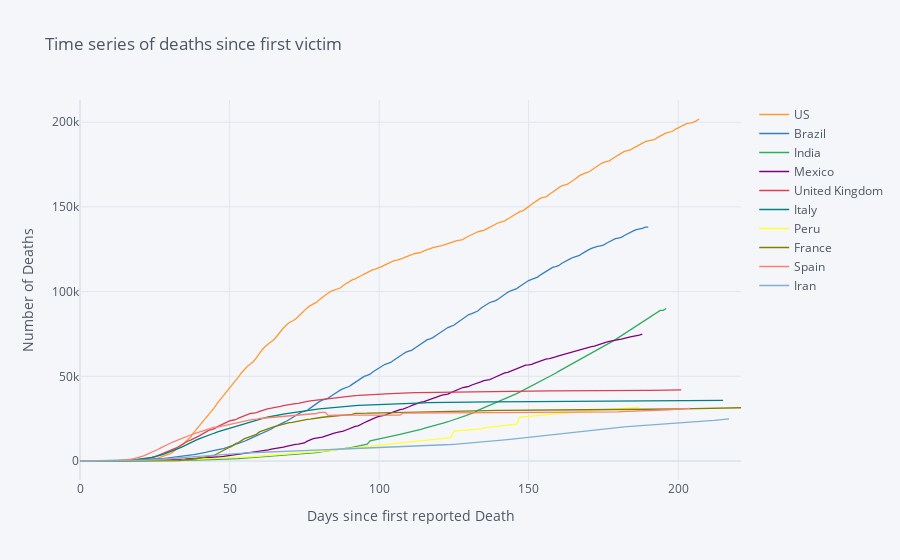

Source (notebook cell):
### Code cell
death_df = death_df.transpose()

df1 = death_df.iloc[:,0].to_frame()
df1 = df1[df1.iloc[:,0] !=0].reset_index(drop=True)

for i in range(1,death_df.shape[1]):
    df = death_df.iloc[:,i].to_frame()
    df = df[df.iloc[:,0] !=0].reset_index(drop=True)
    df1 = pd.concat([df1, df], join='outer', axis=1)

    
df1.iplot(title = 'Time series of deaths since first victim', xTitle = 'Days since first reported Death', yTitle = 'Number of Deaths')

### Figure 1 — Plotly figure (JSON) as saved in the notebook; plotly's stock layout.template omitted (floating-point values rounded to 4 significant figures; data arrays with more than 128 entries replaced by an {"elided": "..."} marker saying what was removed)
{"data": [{"line": {"color": "rgba(255, 153, 51, 1.0)", "dash": "solid", "shape": "linear", "width": 1.3}, "mode": "lines", "name": "US", "text": "", "type": "scatter", "x": {"elided": "222 int values"}, "y": {"elided": "222 mixed values"}}, {"line": {"color": "rgba(55, 128, 191, 1.0)", "dash": "solid", "shape": "linear", "width": 1.3}, "mode": "lines", "name": "Brazil", "text": "", "type": "scatter", "x": {"elided": "222 int values"}, "y": {"elided": "222 mixed values"}}, {"line": {"color": "rgba(50, 171, 96, 1.0)", "dash": "solid", "shape": "linear", "width": 1.3}, "mode": "lines", "name": "India", "text": "", "type": "scatter", "x": {"elided": "222 int values"}, "y": {"elided": "222 mixed values"}}, {"line": {"color": "rgba(128, 0, 128, 1.0)", "dash": "solid", "shape": "linear", "width": 1.3}, "mode": "lines", "name": "Mexico", "text": "", "type": "scatter", "x": {"elided": "222 int values"}, "y": {"elided": "222 mixed values"}}, {"line": {"color": "rgba(219, 64, 82, 1.0)", "dash": "solid", "shape": "linear", "width": 1.3}, "mode": "lines", "name": "United Kingdom", "text": "", "type": "scatter", "x": {"elided": "222 int values"}, "y": {"elided": "222 mixed values"}}, {"line": {"color": "rgba(0, 128, 128, 1.0)", "dash": "solid", "shape": "linear", "width": 1.3}, "mode": "lines", "name": "Italy", "text": "", "type": "scatter", "x": {"elided": "222 int values"}, "y": {"elided": "222 mixed values"}}, {"line": {"color": "rgba(255, 255, 51, 1.0)", "dash": "solid", "shape": "linear", "width": 1.3}, "mode": "lines", "name": "Peru", "text": "", "type": "scatter", "x": {"elided": "222 int values"}, "y": {"elided": "222 mixed values"}}, {"line": {"color": "rgba(128, 128, 0, 1.0)", "dash": "solid", "shape": "linear", "width": 1.3}, "mode": "lines", "name": "France", "text": "", "type": "scatter", "x": {"elided": "222 int values"}, "y": {"elided": "222 int values"}}, {"line": {"color": "rgba(251, 128, 114, 1.0)", "dash": "solid", "shape": "linear", "width": 1.3}, "mode": "lines", "name": "Spain", "text": "", "type": "scatter", "x": {"elided": "222 int values"}, "y": {"elided": "222 mixed values"}}, {"line": {"color": "rgba(128, 177, 211, 1.0)", "dash": "solid", "shape": "linear", "width": 1.3}, "mode": "lines", "name": "Iran", "text": "", "type": "scatter", "x": {"elided": "222 int values"}, "y": {"elided": "222 mixed values"}}], "layout": {"legend": {"bgcolor": "#F5F6F9", "font": {"color": "#4D5663"}}, "paper_bgcolor": "#F5F6F9", "plot_bgcolor": "#F5F6F9", "title": {"font": {"color": "#4D5663"}, "text": "Time series of deaths since first victim"}, "xaxis": {"gridcolor": "#E1E5ED", "showgrid": true, "tickfont": {"color": "#4D5663"}, "title": {"font": {"color": "#4D5663"}, "text": "Days since first reported Death"}, "zerolinecolor": "#E1E5ED"}, "yaxis": {"gridcolor": "#E1E5ED", "showgrid": true, "tickfont": {"color": "#4D5663"}, "title": {"font": {"color": "#4D5663"}, "text": "Number of Deaths"}, "zerolinecolor": "#E1E5ED"}}}
